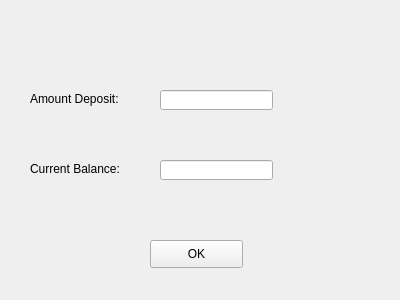
<?xml version="1.0" encoding="UTF-8"?>
<ui version="4.0">
 <class>DepositReceipt</class>
 <widget class="QWidget" name="DepositReceipt">
  <property name="geometry">
   <rect>
    <x>0</x>
    <y>0</y>
    <width>400</width>
    <height>300</height>
   </rect>
  </property>
  <property name="windowTitle">
   <string>Receipt</string>
  </property>
  <widget class="QLabel" name="label">
   <property name="geometry">
    <rect>
     <x>30</x>
     <y>90</y>
     <width>191</width>
     <height>17</height>
    </rect>
   </property>
   <property name="text">
    <string>Amount Deposit:</string>
   </property>
  </widget>
  <widget class="QLabel" name="label_2">
   <property name="geometry">
    <rect>
     <x>30</x>
     <y>160</y>
     <width>191</width>
     <height>17</height>
    </rect>
   </property>
   <property name="text">
    <string>Current Balance:</string>
   </property>
  </widget>
  <widget class="QLineEdit" name="lineEdit">
   <property name="geometry">
    <rect>
     <x>160</x>
     <y>90</y>
     <width>113</width>
     <height>20</height>
    </rect>
   </property>
  </widget>
  <widget class="QLineEdit" name="lineEdit_2">
   <property name="geometry">
    <rect>
     <x>160</x>
     <y>160</y>
     <width>113</width>
     <height>20</height>
    </rect>
   </property>
  </widget>
  <widget class="QPushButton" name="receipt">
   <property name="geometry">
    <rect>
     <x>150</x>
     <y>240</y>
     <width>93</width>
     <height>28</height>
    </rect>
   </property>
   <property name="text">
    <string>OK</string>
   </property>
  </widget>
 </widget>
 <resources/>
 <connections/>
</ui>
